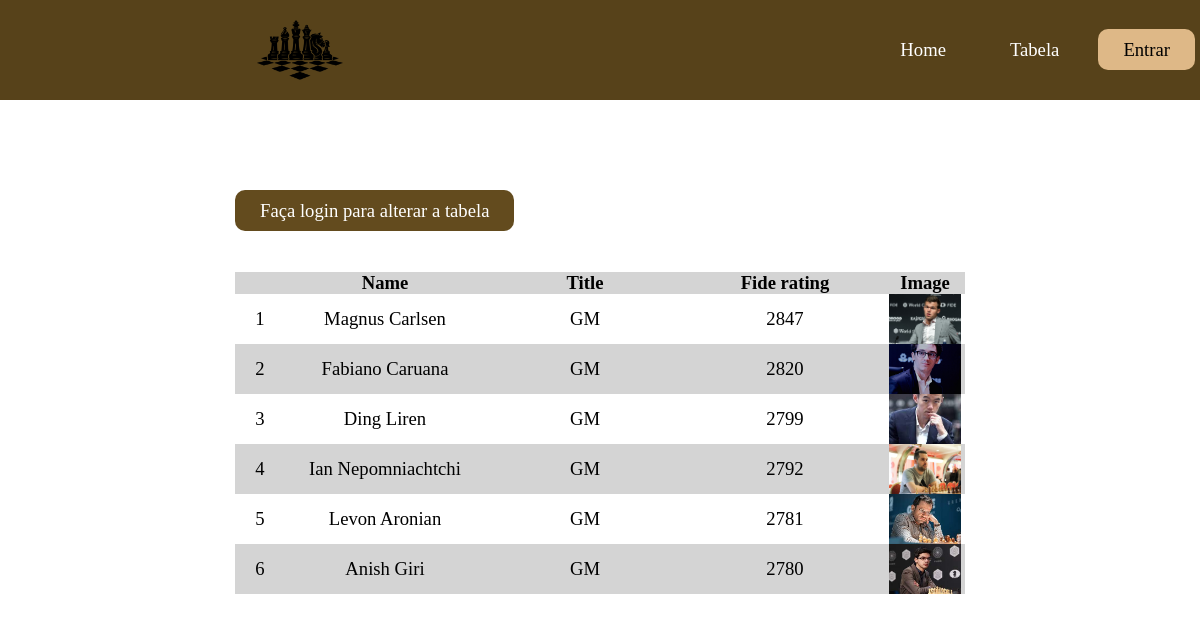
Screenshot of /pages/table.php with the database file from the repository.
### tables this page shows
CREATE TABLE `chessplayers` (
  `id` int(11) NOT NULL,
  `name` varchar(30) NOT NULL,
  `title` varchar(3) NOT NULL,
  `fide_rating` varchar(4) NOT NULL,
  `image` varchar(255) NOT NULL
);

### pages/table.php (the view, shortened to what this page needs)
<?php
    include('../php/connection.php');
?>
<!DOCTYPE html>
<html lang="en">
<head>
    <link rel="stylesheet" href="../css/table.css">
    <link rel="stylesheet" href="../css/format.css">
</head>
<body>
<header>
        <div>
            <img src="../assets/logo.png">
        </div>
        <div>
            <ul>
                <li><a href="../index.php">Home</a></li>
                <li><a href="table.php">Tabela</a></li>
                <?php
                    if (isset($_SESSION["logged"])){
                        echo "<li class='special'><a href='../php/signout.php'>Sair</a></li>";
                    }else{
                        echo "<li class='special'><a href='login.php'>Entrar</a></li>";
                    }
                ?>
            </ul>
        </div>
</header>
<div id="main">
    <div>
        <?php
        if(isset($_SESSION['logged'])){echo "<a href='insertTable.php'>Adicionar um novo registro</a>";}
        else{echo "<a href='login.php'>Faça login para alterar a tabela</a>";}
        ?>
        <?php
            $query = 'select * from chessplayers order by fide_rating desc';
            $result = mysqli_query($conn, $query);
            if(mysqli_num_rows($result) == 0){
                echo "Nenhuma registro na tabela.";
            }else{
        ?>
        <table>
            <tr>
                <th></th>
                <th>Name</th>
                <th>Title</th>
                <th>Fide rating</th>
                <th>Image</th>
            </tr>
            <?php
            $i = 1;
            while ($row = mysqli_fetch_assoc($result)){
                echo "
                    <tr>
                        <td>{$i}</td>
                        <td>{$row['name']}</td>
                        <td>{$row['title']}</td>
                        <td>{$row['fide_rating']}</td>
                        <td><img src='../uploads/{$row['image']}'></td>";
                $i++;
            }}
            ?>
        </table>
    </div>
</div>
</body>
</html>

### css/table.css (style rules this page uses)
#main { display: flex; justify-content: center; padding: 100px 0; }
#main div a { color: white; font-size: 14pt; text-decoration: none; padding: 10px 25px; margin-top: 50px; border-radius: 10px; background-color: rgb(99, 75, 30); transition: background-color .5s; }
table { border-collapse: collapse; margin-top: 50px; font-size: 14pt; }
table tr:nth-child(odd) { background-color: rgb(212, 212, 212); }
table td:first-child { width: 50px; height: 50px; }
table td { width: 200px; padding: 0; margin: 0; text-align: center; max-height: 50px; }
table td:nth-child(5), td:nth-child(6), td:nth-child(7) { width: 80px; }
table td img, .svg { display: block; margin-left: auto; margin-right: auto; width: 90%; height: 50px; object-fit: cover; }

### css/format.css (style rules this page uses)
* { margin: 0; padding: 0; }
header { background-color: rgb(87, 66, 26); display: flex; justify-content: space-between; height: 100px; }
header div:first-child { width: calc(50% - 250px); padding-left: 250px; }
header div:first-child img { width: 100px; }
header div:nth-child(2) { width: 50%; line-height: 100px; }
header div:nth-child(2) ul { list-style: none; text-align: right; }
header div:nth-child(2) ul li { display: inline; }
header div:nth-child(2) ul li a { color: white; font-size: 14pt; text-decoration: none; padding: 10px 25px; margin: 5px; border-radius: 10px; transition: background-color .5s; }
header div:nth-child(2) ul .special a { background-color: burlywood; border-radius: 10px; color: black; }

### rows the page displays
chessplayers: name "Magnus Carlsen", title "GM", fide_rating "2847", image (picture)
chessplayers: name "Fabiano Caruana", title "GM", fide_rating "2820", image (picture)
chessplayers: name "Ding Liren", title "GM", fide_rating "2799", image (picture)
chessplayers: name "Ian Nepomniachtchi", title "GM", fide_rating "2792", image (picture)
chessplayers: name "Levon Aronian", title "GM", fide_rating "2781", image (picture)
chessplayers: name "Anish Giri", title "GM", fide_rating "2780", image (picture)
